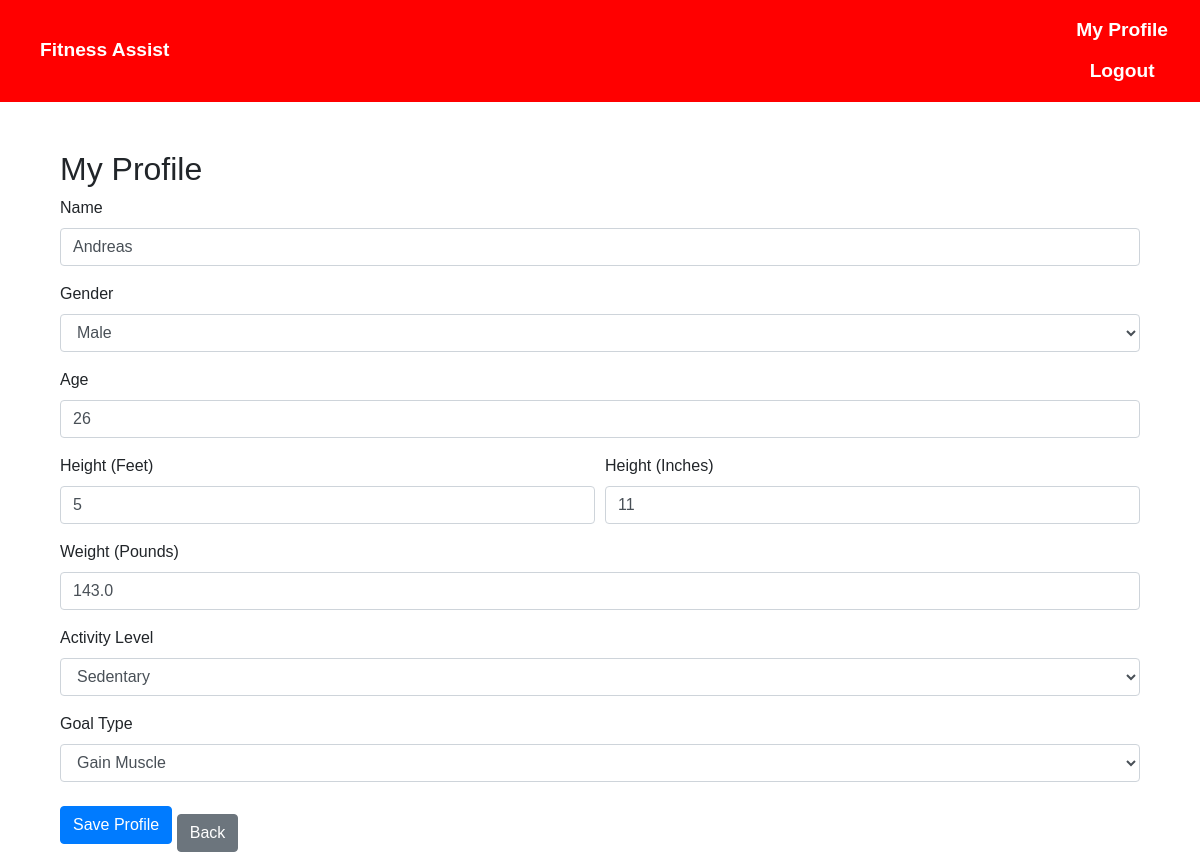
The app's page /profile (signed in), older data.
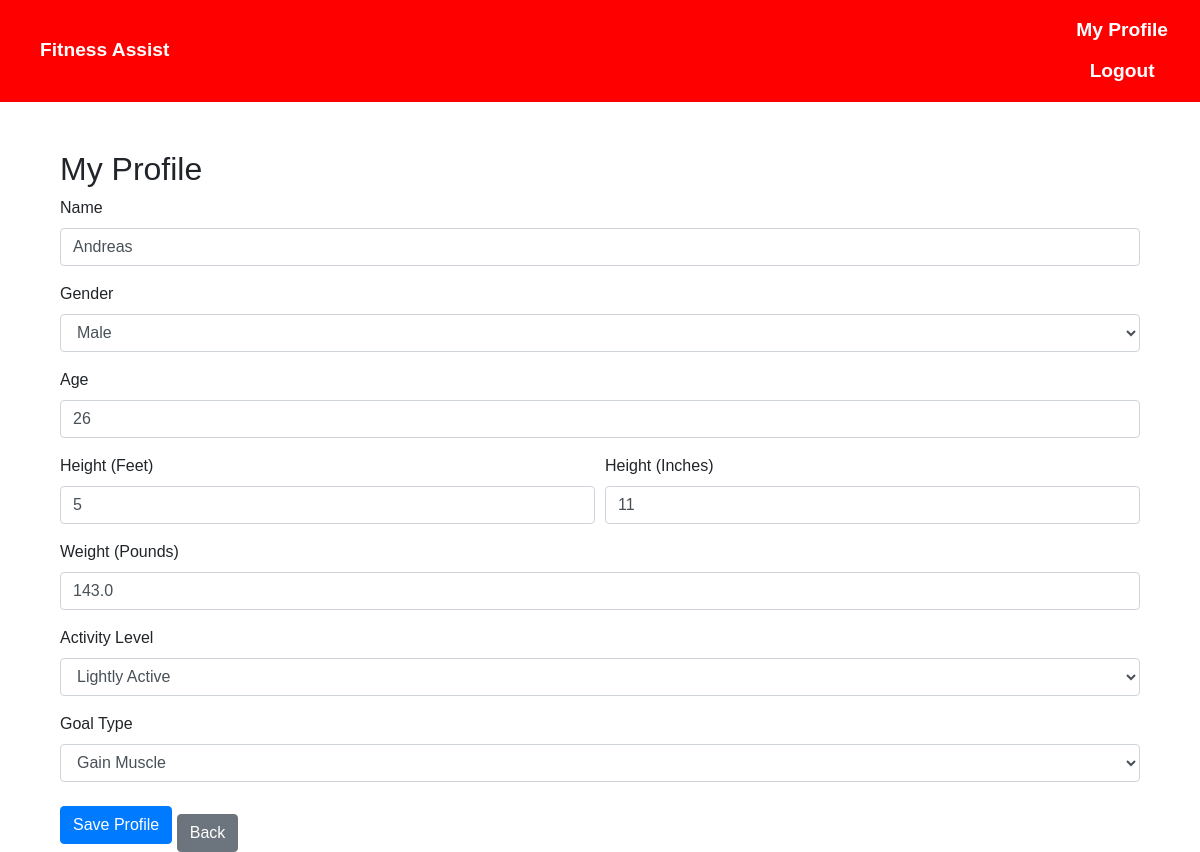
The same page, newer data.
### app/models.py (models this page shows)
class Profile(db.Model):
    id = db.Column(db.Integer, primary_key=True)
    user_id = db.Column(db.Integer, db.ForeignKey('user.id'), nullable=False)
    name = db.Column(db.String(100))
    gender = db.Column(db.String(10))
    age = db.Column(db.Integer)
    height_feet = db.Column(db.Integer)
    height_inches = db.Column(db.Integer)
    weight_pounds = db.Column(db.Float)
    activity_level = db.Column(db.String(20))
    goal_type = db.Column(db.String(20))
    user = db.relationship('User', backref=db.backref('profile', uselist=False))

### app/routes.py (the view)
@main.route('/profile', methods=['GET', 'POST'])
@login_required
def profile():
    user_profile = Profile.query.filter_by(user_id=current_user.id).first() or Profile(user_id=current_user.id)
    form = ProfileForm(obj=user_profile)  # Populate form with user_profile data
    if form.validate_on_submit():
        form.populate_obj(user_profile)  # Populate user_profile with form data
        db.session.add(user_profile)  # Add new or update existing profile
        db.session.commit()
        flash('Profile updated successfully!', 'success')
        return redirect(url_for('main.profile'))
    return render_template('profile.html', form=form)

### app/__init__.py (called while the page is built)
def create_app():
    app = Flask(__name__, template_folder='../templates')
    app.config['SECRET_KEY'] = 'your_secret_key'
    app.config['SQLALCHEMY_DATABASE_URI'] = 'sqlite:///fitnessassist.db'
    db.init_app(app)
    migrate.init_app(app, db)
    login_manager.init_app(app)
    login_manager.login_view = 'auth.login'
    from .auth import auth as auth_blueprint
    app.register_blueprint(auth_blueprint, url_prefix='/auth')
    from .routes import main as main_blueprint
    app.register_blueprint(main_blueprint)
    from .models import User
    with app.app_context():
        from . import routes
    @login_manager.user_loader
    def load_user(user_id):
        return User.query.get(int(user_id))
    return app

### templates/profile.html (shortened to what this page needs)
{% extends "base.html" %}
{% block content %}
<div class="container mt-5">
    <h2>My Profile</h2>
    <form method="POST" action="{{ url_for('main.profile') }}">
        <div class="form-group">
            {{ form.name.label(class="form-control-label") }}
            {{ form.name(class="form-control") }}
        </div>
        <div class="form-group">
            {{ form.gender.label(class="form-control-label") }}
            {{ form.gender(class="form-control") }}
        </div>
        <div class="form-group">
            {{ form.age.label(class="form-control-label") }}
            {{ form.age(class="form-control") }}
        </div>
        <div class="form-row">
            <div class="form-group col-md-6">
                {{ form.height_feet.label(class="form-control-label") }}
                {{ form.height_feet(class="form-control") }}
            </div>
            <div class="form-group col-md-6">
                {{ form.height_inches.label(class="form-control-label") }}
                {{ form.height_inches(class="form-control") }}
            </div>
        </div>
        <div class="form-group">
            {{ form.weight_pounds.label(class="form-control-label") }}
            {{ form.weight_pounds(class="form-control") }}
        </div>
        <div class="form-group">
            {{ form.activity_level.label(class="form-control-label") }}
            {{ form.activity_level(class="form-control") }}
        </div>
        <div class="form-group">
            {{ form.goal_type.label(class="form-control-label") }}
            {{ form.goal_type(class="form-control") }}
        </div>
        <button type="submit" class="btn btn-primary">Save Profile</button>
        <a href="{{ url_for('main.home') }}" class="btn btn-secondary mt-3">Back</a>
    </div>
</body>
</html>
{% endblock %}

### templates/base.html (shortened to what this page needs)
<!DOCTYPE html>
<html>
<head>
    <link rel="stylesheet" href="https://stackpath.bootstrapcdn.com/bootstrap/4.5.2/css/bootstrap.min.css">
</head>
<body>
    <nav class="navbar">
        <div class="navbar-brand"><a href="{{ url_for('main.home') }}" style="color: white; text-decoration: none;">Fitness Assist</a></div>
        <div class="navbar-nav">
            <a href="{{ url_for('main.profile') }}" class="btn btn-my-profile">My Profile</a>
            <a href="{{ url_for('auth.logout') }}" class="btn btn-logout">Logout</a>
        </div>
    </nav>
    <div class="container">
        {% block content %}{% endblock %}
</body>
</html>

### templates/base.html (style rules this page uses)
body { margin: 0; font-family: Arial, sans-serif; }
.navbar { background-color: red; color: white; padding: 10px 20px; display: flex; justify-content: space-between; align-items: center; }
.navbar-brand, .navbar-nav a, .btn-track-macros, .btn-exercise-plan { font-size: 1.2rem; font-weight: bold; color: white; text-decoration: none; background-color: transparent; border: none; margin-left: 20px; }

Row changes from the older to the newer data that the page shows:
changed Profile "Andreas": activity_level "Sedentary" → "Lightly Active"
